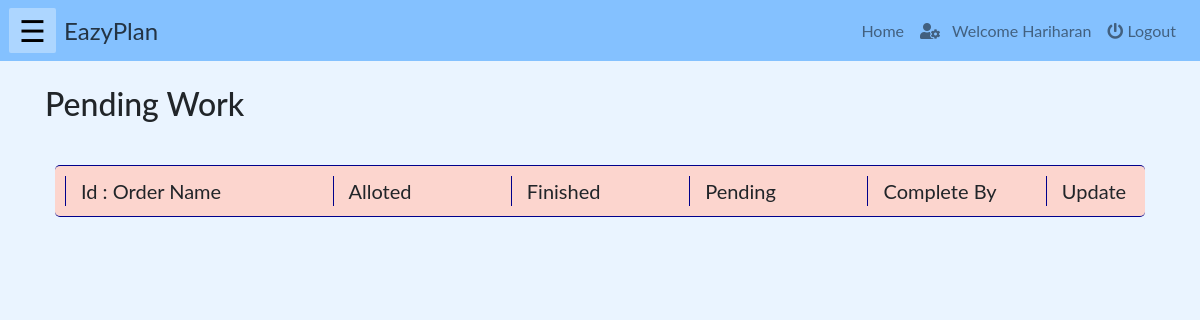
/php/pendingwork.php (signed in), run on an earlier commit of the app's database.
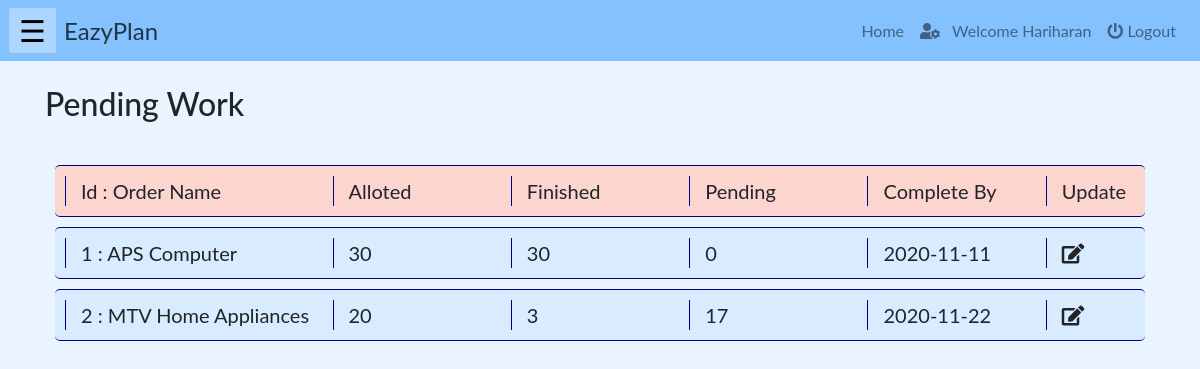
And on a later commit of the database.
### tables this page shows
CREATE TABLE `workallocation` (
  `AllocID` int(11) NOT NULL,
  `WorkerID` int(11) NOT NULL,
  `OrderID` int(11) NOT NULL,
  `Quantity` int(11) NOT NULL,
  `CompleteBy` date NOT NULL
);

CREATE TABLE `allorder` (
  `orderID` int(10) NOT NULL,
  `name` varchar(100) NOT NULL,
  `description` varchar(1000) NOT NULL,
  `quantity` int(10) NOT NULL,
  `orderDate` date NOT NULL,
  `completionDate` date NOT NULL,
  `status` varchar(100) NOT NULL,
  `totalEstimatedAmt` int(100) NOT NULL,
  `advanceAmt` int(100) NOT NULL,
  `amtLeft` int(100) NOT NULL
);

CREATE TABLE `workerworkupdate` (
  `workerID` int(10) NOT NULL,
  `orderID` int(10) NOT NULL,
  `productQTY` int(30) NOT NULL,
  `updateTime` date NOT NULL DEFAULT current_timestamp(),
  `AllocID` int(11) NOT NULL
);

### php/pendingwork.php (the view, shortened to what this page needs)
<!DOCTYPE html>
<html lang="en">
    <?php
        include("../php/headLinks.php");
        if(isset($_SESSION["name"]) && ($_SESSION["role"]=='worker') ){
    ?>
    <body>
        <?php
            include("../php/navbar.php");
        ?>
        <div class="container">
        <br><h2>Pending Work</h2><br>
            <div class="row" id="heading">
                <div class="col-md-3" id="val" >Id : Order Name</div>
                <div class="col-md-2" id="val" >Alloted</div>
                <div class="col-md-2" id="val" >Finished</div>
                <div class="col-md-2" id="val" >Pending</div>
                <div class="col-md-2" id="val" >Complete By</div>
                <div class="col-md-1" id="val" >Update</div>
            </div>
            <?php
                include("../connection/config.php");
                $workerid = $_SESSION['userId'];
                $sql1 ="select w.AllocID, w.orderID, o.name as oname, w.Quantity, CompleteBy FROM workallocation w JOIN allorder o on w.orderID = o.orderID where WorkerID = $workerid";
                $requests = mysqli_query($db, $sql1);
                if (!$requests)
                {
                    printf("Error: %s\n", mysqli_error($db));
                    exit();
                }
                else{
                foreach($requests as $request)
                    {
                        $allocid = $request['AllocID'];
                        $sql2 ="select productQTY FROM workerworkupdate where WorkerID = $workerid and AllocID = $allocid";
                        $updates = mysqli_query($db, $sql2);
                        $completed = 0;
                        foreach($updates as $update)
                            $completed = $update['productQTY'];
            ?>
            <div class="row" id="item">
                <div class="col-md-3" id="val" ><?php echo $request['orderID']." : ".$request['oname']; ?></div>
                <div class="col-md-2" id="val" ><?php echo $request['Quantity']; ?></div>
                <div class="col-md-2" id="val" ><?php echo $completed; ?></div>
                <div class="col-md-2" id="val" ><?php echo $request['Quantity'] - $completed; ?></div>
                <div class="col-md-2" id="val" ><?php echo $request['CompleteBy']; ?></div>
                <div class="col-md-1" id="val" ><span class="fas fa-edit" aria-hidden="true" style="cursor:pointer;" onclick="updateWork(<?php echo $allocid; ?>);"></span></div>
            </div>
            <?php
                }
            }
            ?>
        </div>
    </body>
    <?php
        }
    else{
    echo "<h3 style='color:red'>Login to access the page...</h3>";
    echo "<a href='./login.php'>Click here to login</a>";}
    ?>
</html>

What changed in the data, as far as the page shows it:
added workallocation: OrderID "1", OrderID.name "APS Computer", Quantity "30", workerworkupdate.productQTY "30", $request['Quantity']-$completed "0", CompleteBy "2020-11-11"
added workallocation: OrderID "2", OrderID.name "MTV Home Appliances", Quantity "20", workerworkupdate.productQTY "3", $request['Quantity']-$completed "17", CompleteBy "2020-11-22"
